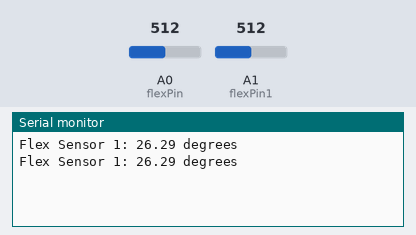
Bench run of a sketch on a simulated Arduino Uno, built with avr-gcc and run on an emulated ATmega328P. Parts: the last lines printed to the serial monitor. The inputs (shaded band) are chosen by the test bench; at power-on: A0 (flexPin) = 512, A1 (flexPin1) = 512.

Above: at 4.8 s.
4.9 s: A0 (flexPin) set to 0
At 9.0 s:
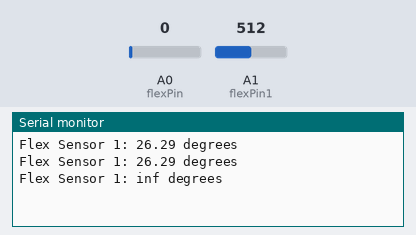
13.5 s: A0 (flexPin) set to 20
At 16.3 s:
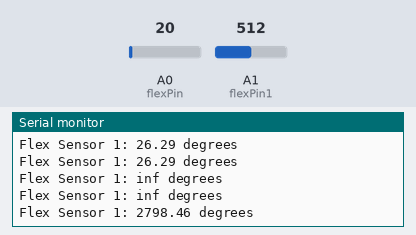

Measured:
- after the input at 4.9 s, the serial monitor: prints a new line after 3.1 s (image 1)
- after the input at 13.5 s, the serial monitor: prints a new line after 2.5 s (image 2)

The sketch:

mini.ino
```cpp
const int flexPin = A0;
const int flexPin1 = A1;
const int flexPin2 = A2;
const float VCC = 5.0;            // voltage at Arduino 5V line
const float R_DIV = 47000.0;      // resistor used to create a voltage divider
const float flatResistance = 25000.0;    // resistance when flat
const float bendResistance = 100000.0;   // resistance at 90 deg

void setup() {
    Serial.begin(9600);
}

void loop() {
    // Read values from flex sensors
    int flexValue1 = analogRead(flexPin); // Read value from flex sensor 1
    int flexValue2 = analogRead(flexPin1); // Read value from flex sensor 2
   // int flexValue3 = analogRead(flexPin2); // Read value from flex sensor 3

    // Process flex sensor 1
    float angle1 = calculateAngle(flexValue1);
    if(angle1>=10){
    Serial.print("Flex Sensor 1: ");
    Serial.print(angle1);
    Serial.println(" degrees");
    delay(1000);
    }
    // Process flex sensor 2
    float angle2 = calculateAngle(flexValue2);
    //Serial.print("Flex Sensor 2: ");
    //Serial.println(angle2);
    if (angle2 >= 27.0 && angle2<=57.0) {
        Serial.println("move 10 cm left");
    }


    delay(1000);

    // Process flex sensor 3


    // Add a small delay to avoid overwhelming the serial monitor
    delay(2000);
}

float calculateAngle(int flexValue) {
    float Vflex = flexValue * VCC / 1023.0;
    float Rflex = R_DIV * (VCC / Vflex - 1.0);
    // Map resistance to an angle between 0 and 90 degrees
    float angle = map(Rflex, flatResistance, bendResistance, 0, 90); // Adjust the range as needed
    return angle;
}

// Custom map function for floating-point numbers
float map(float x, float in_min, float in_max, float out_min, float out_max) {
    return (x - in_min) * (out_max - out_min) / (in_max - in_min) + out_min;
}
```
